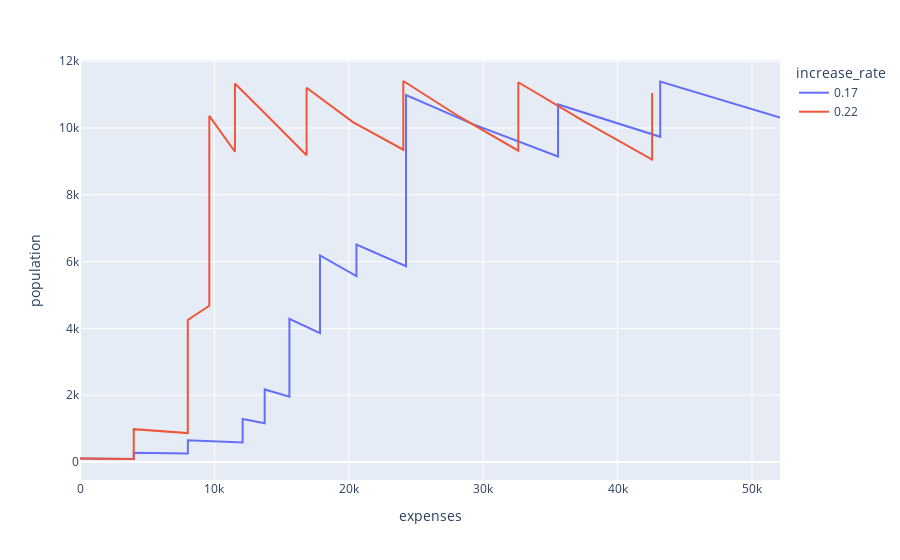

The notebook cell this image was saved under:
### Code cell
# Filter data frame so that we get the data from the 1st MC run
filtered_df = df.query('run == 1')

filtered_df.plot(
    kind='line',
    x='expenses', # Variable on the horizontal axis
    y='population', # Variables on the vertical axis
    color='increase_rate' # Color by prey_death_parameter
)

### Figure 1 — Plotly figure (JSON) as saved in the notebook; plotly's stock layout.template omitted (floating-point values rounded to 4 significant figures; data arrays with more than 128 entries replaced by an {"elided": "..."} marker saying what was removed)
{"data": [{"hovertemplate": "increase_rate=0.17<br>expenses=%{x}<br>population=%{y}<extra></extra>", "legendgroup": "0.17", "line": {"color": "#636efa", "dash": "solid"}, "mode": "lines", "name": "0.17", "orientation": "v", "showlegend": true, "type": "scatter", "x": {"elided": "366 float values"}, "xaxis": "x", "y": {"elided": "366 int values"}, "yaxis": "y"}, {"hovertemplate": "increase_rate=0.22<br>expenses=%{x}<br>population=%{y}<extra></extra>", "legendgroup": "0.22", "line": {"color": "#EF553B", "dash": "solid"}, "mode": "lines", "name": "0.22", "orientation": "v", "showlegend": true, "type": "scatter", "x": {"elided": "366 float values"}, "xaxis": "x", "y": {"elided": "366 int values"}, "yaxis": "y"}], "layout": {"legend": {"title": {"text": "increase_rate"}, "tracegroupgap": 0}, "margin": {"t": 60}, "xaxis": {"anchor": "y", "domain": [0, 1], "title": {"text": "expenses"}}, "yaxis": {"anchor": "x", "domain": [0, 1], "title": {"text": "population"}}}}
